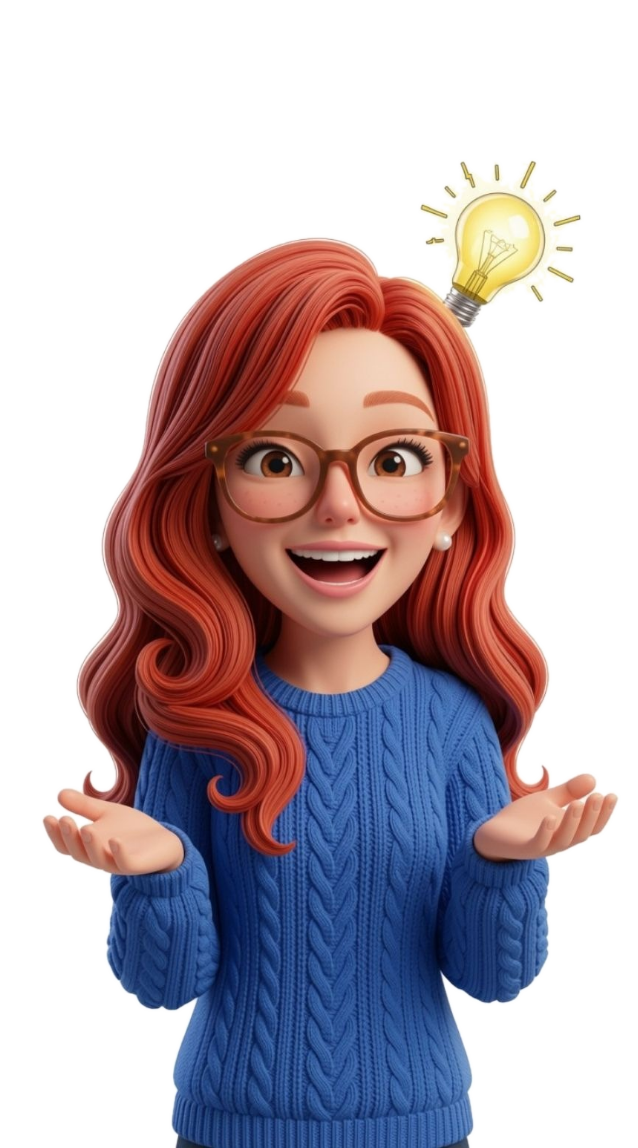
#> input picture diary-reel-kit/char.png, 638 x 1148 px
$ python mouth.py
#> lines starting #> are read from the running program, lines starting #| are printed output that depends on the picture; after the words box and inside, x2 and y2 are one past the last pixel; in counts of white or black regions, pixels touching at a corner belong together
import os as _os
_HERE = _os.path.dirname(_os.path.abspath(__file__))
import cv2, numpy as np
from PIL import Image
CH = np.array(Image.open(_HERE + "/char.png"))
#> CH is the input picture: shape (1148, 638, 4); mean R, G, B, A 185, 172, 179, 123.7
# mouth center (lip seam) and region in char coords
MX, MY = 335, 568
X0,Y0,X1,Y1 = 230, 470, 440, 700
sub = CH[Y0:Y1, X0:X1].astype(np.float32)
hh, ww = sub.shape[:2]
#> hh = 230; ww = 210
yy, xx = np.mgrid[0:hh, 0:ww].astype(np.float32)
cx, cy = MX-X0, MY-Y0
# weight: strong on lower lip/jaw below seam, falls off sideways and downward
gx = np.exp(-((xx-cx)/62.0)**2)
below = np.clip((yy-cy+6)/18.0, 0, 1)            # ramps in just above seam
fall = np.exp(-np.clip(yy-cy-30,0,None)/55.0)       # fades toward chin/neck
W = gx*below*fall
def warp(open_amt):
    """open_amt in px: + opens jaw, - closes"""
#> called with open_amt = -14
    dy = W*open_amt
    mx = xx; my = yy - dy
    out = cv2.remap(sub, mx, my, cv2.INTER_LINEAR, borderMode=cv2.BORDER_REPLICATE)
    res = CH.copy(); res[Y0:Y1, X0:X1] = out.astype(np.uint8)
#> after `res[Y0:Y1, X0:X1] = out.astype(np.uint8)`: res: shape (1148, 638, 4); 3.7% of pixels changed, all inside (x1, y1, x2, y2) = (230, 563, 440, 699)
    return res
if __name__=='__main__':
    tiles=[Image.fromarray(warp(a)).crop((200,430,470,720)) for a in (-14,-6,0,8)]
#> call 2 of warp, with open_amt = -6
#> in warp (call 2), `dy = W*open_amt`:
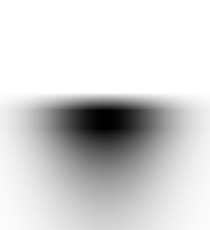
#> dy: shape (230, 210) float32; min -6, max 0, mean -0.984; drawn with min black and max white
#> in warp (call 2), `my = yy - dy`:
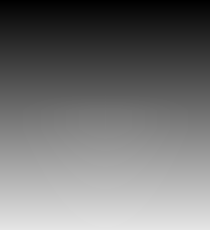
#> my: shape (230, 210) float32; min 0, max 230, mean 115.5
#> in warp (call 3), `dy = W*open_amt`: dy: shape (230, 210) float32; every value is 0
#> call 4 of warp, with open_amt = 8
#> in warp (call 4), `dy = W*open_amt`:
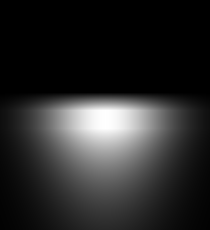
#> dy: shape (230, 210) float32; min 0, max 8, mean 1.31; drawn with min black and max white
#> in warp (call 4), `out = cv2.remap(sub, mx, my, cv2.INTER_LINEAR, borderMode=cv2.BORDER_R..`:
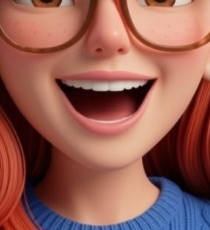
#> out: shape (230, 210, 4) float32; mean R, G, B, A 150.3, 95.7, 85.6, 255
#> in warp (call 4), `res[Y0:Y1, X0:X1] = out.astype(np.uint8)`:
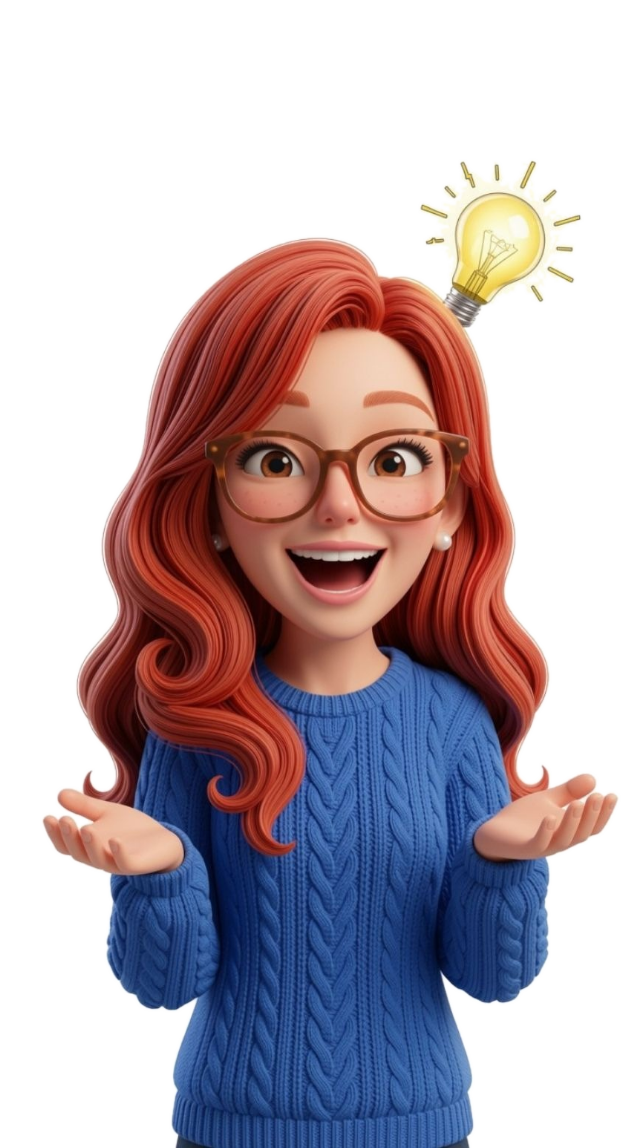
#> res: shape (1148, 638, 4); 3.55% of pixels changed, all inside (x1, y1, x2, y2) = (230, 563, 440, 700); transparent parts drawn white
#> tiles = 4 items
    W2=sum(t.width for t in tiles); s=Image.new('RGBA',(W2,tiles[0].height),(40,90,60,255))
#> after `W2 = sum((t.width for t in tiles))`: W2 = 1080
#> after `s = Image.new('RGBA', (W2, tiles[0].height), (40, 90, 60, 255))`:
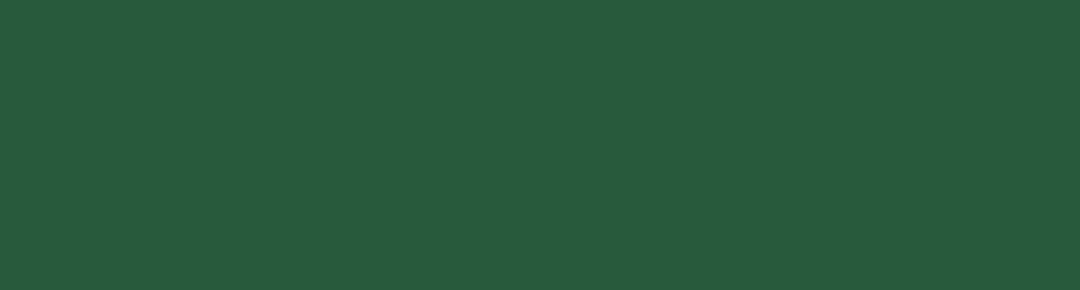
#> s: PIL image 1080x290 RGBA; mean R, G, B, A 40, 90, 60, 255
    x=0
    for t in tiles: s.alpha_composite(t,(x,0)); x+=t.width
#> this loop made 4 passes
#> x on passes 1 to 4: 270, 540, 810, 1080
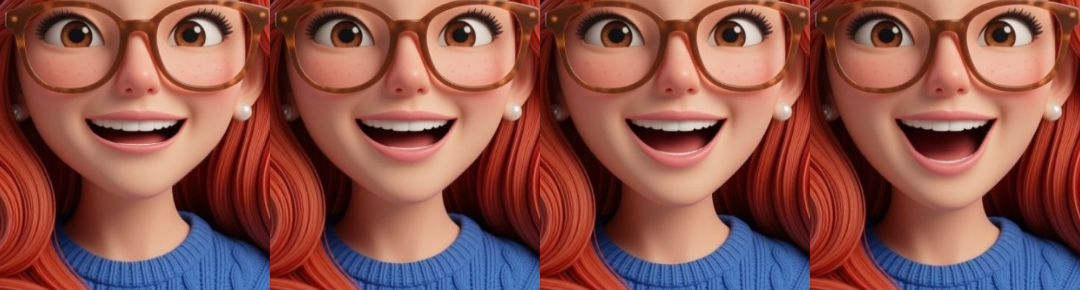
#> s: PIL image 1080x290 RGBA; mean R, G, B, A 138.8, 84.1, 76.9, 255
#> after the loop, x = 1080
    s.convert('RGB').resize((W2*2,tiles[0].height*2)).save(_HERE + "/mouth_test.jpg")
